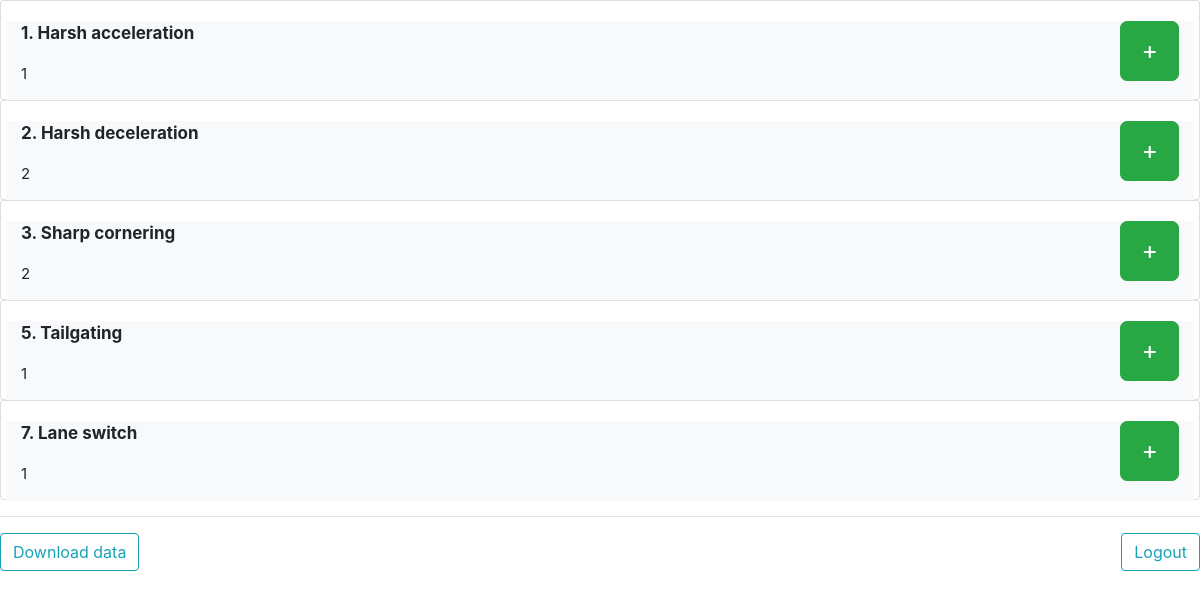
The app's page /counter/caroline (signed in) with its own data.
### main.py (models this page shows)
class Counter(db.Model):
    __tablename__ = "counter"
    id = db.Column(db.Integer, primary_key=True)
    label_no = db.Column(db.Integer)
    label_desc = db.Column(db.String(200))
    count_val = db.Column(db.Integer)
    date = db.Column(db.Date, default=date.today)
    timestamp = db.Column(db.DateTime, default=datetime.utcnow)
    username = db.Column(db.String(100))

### main.py (the view, shortened to what this page needs)
@server.route('/counter/<username>', methods=['GET', 'POST'])
@login_required
def counter(username):
    subquery = db.session.query(Counter.label_no, Counter.label_desc, Counter.count_val, func.max(Counter.timestamp), Counter.date).group_by(Counter.label_no, Counter.username).having(Counter.username == username).subquery()
    counters = db.session.query(subquery).all()
    return render_template('counter.html', counters=counters, username=username)

### main.py (called while the page is built)
@login_manager.user_loader
def load_user(user_id):
    return User.query.get(int(user_id))

@server.before_request
def before_request():
    session.permanent = True
    server.permanent_session_lifetime = timedelta(minutes=20)

### templates/counter.html (shortened to what this page needs)
{% extends "base.html" %}
{% block content %}
{% for counter in counters %}
    <div class="card" style="padding: 0; height: 100px">
      <div class="card-body">
        <div class="row">
          <div class="col-7 bg-light text-left">
            <p class="title" style="font-weight: bold; font-size: 17px">{{ counter.label_desc }}</p>
            <p class="subtitle" style="font-size: 15px; " id="counter-{{ counter.label_no }}">{{ counter.count_val }}</p>
          </div>
          <div class="col-5 bg-light text-right">
            <button onmousedown="startUpdatingCounter('{{ counter.label_no }}', '{{ username }}', 'add')" onmouseup="stopUpdatingCounter()" onmouseleave="stopUpdatingCounter()" class="btn btn-success btn-xl">+</button>
          </div>
        </div>
      </div>
    </div>
{% endfor %}
<hr>
<div class="row">
  <div class="col text-left">
    {% if current_user.id in [1, 2]: %}
    <a type="button" href="{{ url_for('download_counter', date_to_get='all')}}" class="btn btn-outline-info">Download data</a>
    {% endif %}
  </div>
  <div class="col-5 text-right">
    <a type="button" href="{{ url_for('logout')}}" class="btn btn-outline-info">Logout</a>
  </div>
</div>
{% endblock %}

### templates/base.html (shortened to what this page needs)
<!DOCTYPE html>
<html>
<head>
    <link rel="stylesheet" href="https://stackpath.bootstrapcdn.com/bootstrap/4.5.2/css/bootstrap.min.css">
    <link rel="stylesheet" href="{{ url_for('static', filename='./css/styles.css')}}">
</head>
<body>
       {% block content %}
       {% endblock %}
</body>
</html>

### static/css/styles.css (style rules this page uses)
.btn-xl { padding: 10px 20px; font-size: 25px; border-radius: 7px; }

### records on screen
Counter: label_desc "2. Harsh deceleration", count_val "2"
Counter: label_desc "5. Tailgating", count_val "1"
Counter: label_desc "7. Lane switch", count_val "1"

### other values on screen
{{ counter.label_desc }} "1. Harsh acceleration" "3. Sharp cornering"
{{ counter.count_val }} "1" "2"
